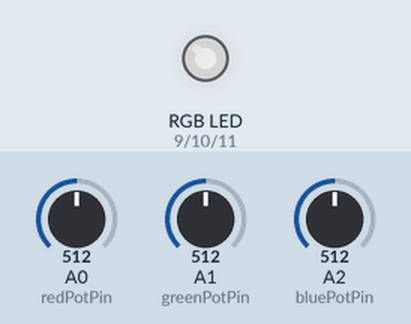
This sketch was run on a simulated Arduino Uno, built with avr-gcc and run on an emulated ATmega328P. Shown: an RGB LED mixed from three pins (HIGH = lit). Inputs (shaded band) come from the test bench; at power-on: A0 (redPotPin) = 512, A1 (greenPotPin) = 512, A2 (bluePotPin) = 512. Dim RGB values are drawn brighter than linear.

Above: at 1.2 s.
1.3 s: A0 (redPotPin) set to 306
At 2.5 s:
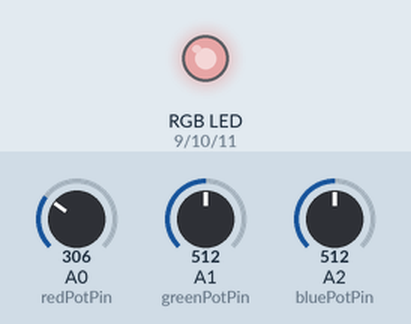
2.8 s: A1 (greenPotPin) set to 306
At 3.8 s:
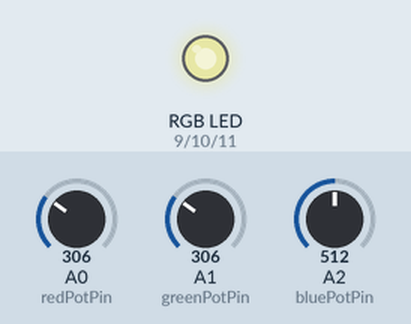
4.3 s: A2 (bluePotPin) set to 306
At 5.0 s:
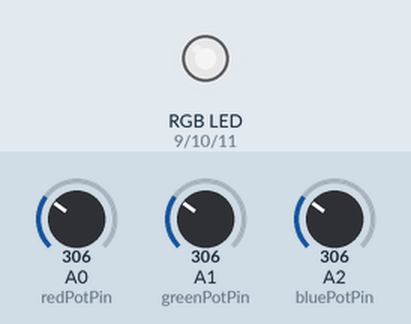
5.8 s: A0 (redPotPin) set to 122
At 6.1 s:
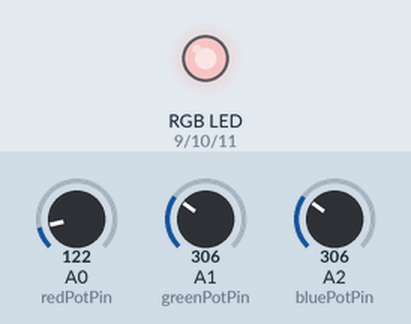
7.3 s: A1 (greenPotPin) set to 122
At 8.4 s:
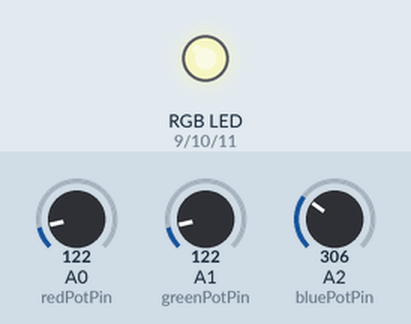
8.8 s: A2 (bluePotPin) set to 122
At 9.6 s:
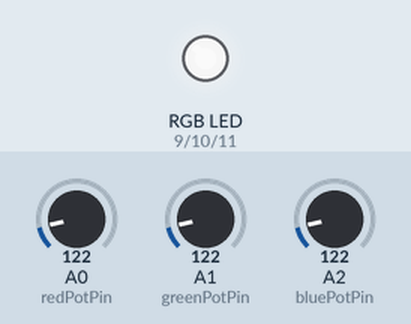
Timing chart, 0 to 11.3 s (numbered marks = the images above; inputs shaded):
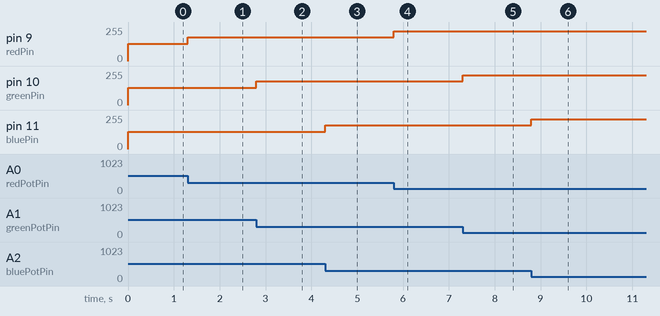

The sketch:

rgbPotentiometer.ino
```cpp
// Init the Pins used for PWM
const int redPin = 9;
const int greenPin = 10;
const int bluePin = 11;

// Init the Pins used for 10K pots
const int redPotPin = 0;
const int greenPotPin = 1;
const int bluePotPin = 2;

// Init our Vars
int currentColorValueRed;
int currentColorValueGreen;
int currentColorValueBlue;

void setup()
{
  pinMode(redPin, OUTPUT);
  pinMode(greenPin, OUTPUT);
  pinMode(bluePin, OUTPUT);
}

void loop()
{
// Read the voltage on each analog pin then scale down to 0-255 and inverting the value for common anode
  currentColorValueRed = (255 - map( analogRead(redPotPin), 0, 1024, 0, 255 ) );
  currentColorValueBlue = (255 - map( analogRead(bluePotPin), 0, 1024, 0, 255 ) );
  currentColorValueGreen = (255 - map( analogRead(greenPotPin), 0, 1024, 0, 255 ) );

// Write the color to each pin using PWM and the value gathered above
  analogWrite(redPin, currentColorValueRed);
  analogWrite(bluePin, currentColorValueBlue);
  analogWrite(greenPin, currentColorValueGreen);

}
```

Measured:
- after the input at 1.3 s, pin 9 (redPin): 128/255 → 179/255 at once
- after the input at 2.8 s, pin 10 (greenPin): 128/255 → 179/255 at once
- after the input at 4.3 s, pin 11 (bluePin): 128/255 → 179/255 at once
- after the input at 5.8 s, pin 9 (redPin): 179/255 → 225/255 at once
- after the input at 7.3 s, pin 10 (greenPin): 179/255 → 225/255 at once
- after the input at 8.8 s, pin 11 (bluePin): 179/255 → 225/255 at once
